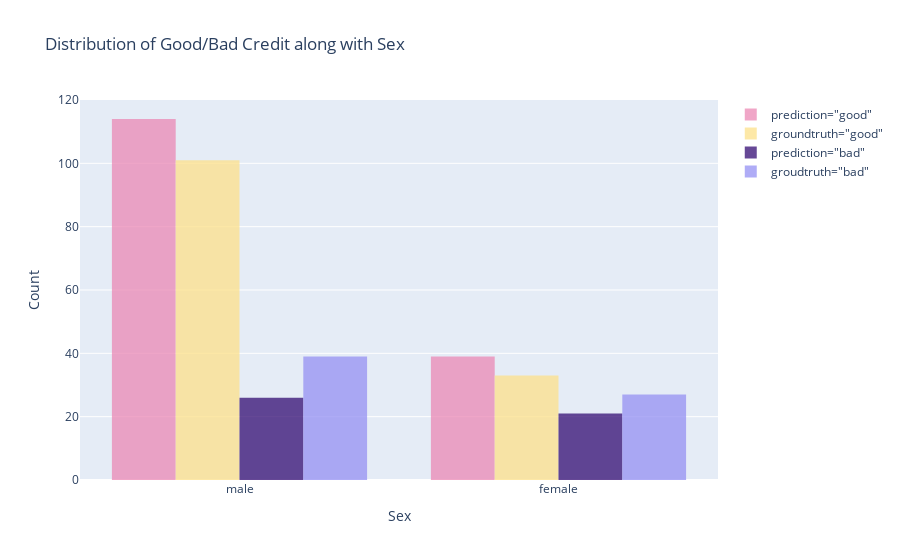

The code cell stored with this chart in its notebook:
### Code cell
# visualize the results
fig = go.Figure()
fig.add_trace(go.Histogram(
    x=val_full[val_full['Risk_pred(protected=Sex, model=RF)']=='good']['Sex'],
    marker_color='#EB89B5',
    opacity=0.75,
    name='prediction="good"'
))
fig.add_trace(go.Histogram(
    x=val_full[val_full['Risk']=='good']['Sex'],
    marker_color='#FDE18A',
    opacity=0.75,
    name='groundtruth="good"'
))
fig.add_trace(go.Histogram(
    x=val_full[val_full['Risk_pred(protected=Sex, model=RF)']=='bad']['Sex'],
    marker_color='#330C73',
    opacity=0.75,
    name='prediction="bad"'
))
fig.add_trace(go.Histogram(
    x=val_full[val_full['Risk']=='bad']['Sex'],
    marker_color='#9591F3',
    opacity=0.75,
    name='groudtruth="bad"'
))
fig.update_layout(
    title_text='Distribution of Good/Bad Credit along with Sex',
    xaxis_title='Sex',
    yaxis_title='Count'
)
# fig.write_image('../results/anti-classification-sex.png', scale=5)
fig.show()

### Figure 1 — Plotly figure (JSON) as saved in the notebook; plotly's stock layout.template omitted (floating-point values rounded to 4 significant figures; data arrays with more than 128 entries replaced by an {"elided": "..."} marker saying what was removed)
{"data": [{"marker": {"color": "#EB89B5"}, "name": "prediction=\"good\"", "opacity": 0.75, "type": "histogram", "x": {"elided": "153 str values"}}, {"marker": {"color": "#FDE18A"}, "name": "groundtruth=\"good\"", "opacity": 0.75, "type": "histogram", "x": {"elided": "134 str values"}}, {"marker": {"color": "#330C73"}, "name": "prediction=\"bad\"", "opacity": 0.75, "type": "histogram", "x": ["female", "female", "female", "male", "male", "male", "male", "male", "male", "female", "male", "male", "female", "female", "female", "female", "female", "female", "female", "male", "male", "female", "male", "female", "female", "male", "female", "male", "male", "male", "male", "male", "male", "female", "female", "male", "female", "female", "female", "male", "male", "male", "male", "male", "female", "male", "male"]}, {"marker": {"color": "#9591F3"}, "name": "groudtruth=\"bad\"", "opacity": 0.75, "type": "histogram", "x": ["female", "male", "male", "male", "female", "male", "male", "male", "female", "female", "male", "male", "male", "male", "female", "male", "male", "male", "male", "male", "male", "female", "female", "male", "female", "male", "female", "female", "female", "female", "male", "female", "female", "male", "female", "male", "female", "male", "female", "male", "female", "female", "male", "male", "female", "female", "male", "male", "female", "female", "male", "male", "male", "male", "female", "male", "male", "female", "female", "male", "male", "male", "male", "male", "female", "male"]}], "layout": {"title": {"text": "Distribution of Good/Bad Credit along with Sex"}, "xaxis": {"title": {"text": "Sex"}}, "yaxis": {"title": {"text": "Count"}}}}
